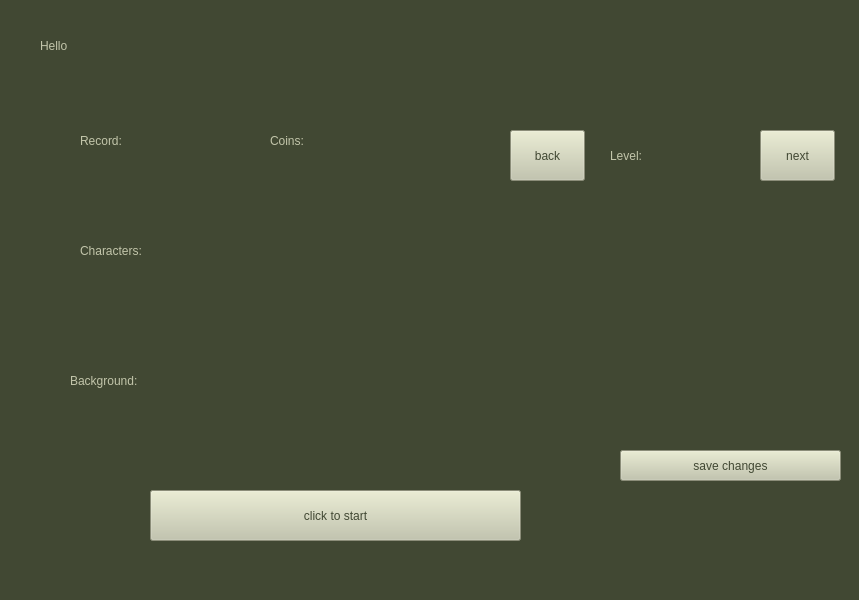
<?xml version="1.0" encoding="UTF-8"?>
<ui version="4.0">
 <class>MainWindow</class>
 <widget class="QMainWindow" name="MainWindow">
  <property name="geometry">
   <rect>
    <x>0</x>
    <y>0</y>
    <width>859</width>
    <height>600</height>
   </rect>
  </property>
  <property name="windowTitle">
   <string>MainWindow</string>
  </property>
  <property name="styleSheet">
   <string notr="true">background-color: rgb(65, 72, 51);</string>
  </property>
  <widget class="QWidget" name="centralwidget">
   <widget class="QLabel" name="hello_label">
    <property name="geometry">
     <rect>
      <x>40</x>
      <y>20</y>
      <width>491</width>
      <height>51</height>
     </rect>
    </property>
    <property name="styleSheet">
     <string notr="true">font: 75 24pt &quot;Palatino Linotype&quot;;
color: rgb(194, 197, 170)</string>
    </property>
    <property name="text">
     <string>Hello </string>
    </property>
   </widget>
   <widget class="QLabel" name="record_label">
    <property name="geometry">
     <rect>
      <x>80</x>
      <y>110</y>
      <width>161</width>
      <height>61</height>
     </rect>
    </property>
    <property name="styleSheet">
     <string notr="true">font: 75 14pt &quot;Palatino Linotype&quot;;
color: rgb(194, 197, 170)</string>
    </property>
    <property name="text">
     <string>Record:</string>
    </property>
   </widget>
   <widget class="QLabel" name="coins_label">
    <property name="geometry">
     <rect>
      <x>270</x>
      <y>110</y>
      <width>161</width>
      <height>61</height>
     </rect>
    </property>
    <property name="styleSheet">
     <string notr="true">font: 75 14pt &quot;Palatino Linotype&quot;;
color: rgb(194, 197, 170)</string>
    </property>
    <property name="text">
     <string>Coins:</string>
    </property>
   </widget>
   <widget class="QLabel" name="characters_label">
    <property name="geometry">
     <rect>
      <x>80</x>
      <y>220</y>
      <width>161</width>
      <height>61</height>
     </rect>
    </property>
    <property name="styleSheet">
     <string notr="true">font: 75 14pt &quot;Palatino Linotype&quot;;
color: rgb(194, 197, 170)</string>
    </property>
    <property name="text">
     <string>Characters:</string>
    </property>
   </widget>
   <widget class="QLabel" name="background_label">
    <property name="geometry">
     <rect>
      <x>70</x>
      <y>350</y>
      <width>161</width>
      <height>61</height>
     </rect>
    </property>
    <property name="styleSheet">
     <string notr="true">font: 75 14pt &quot;Palatino Linotype&quot;;
color: rgb(194, 197, 170)</string>
    </property>
    <property name="text">
     <string>Background:</string>
    </property>
   </widget>
   <widget class="QPushButton" name="start_Button">
    <property name="geometry">
     <rect>
      <x>150</x>
      <y>490</y>
      <width>371</width>
      <height>51</height>
     </rect>
    </property>
    <property name="styleSheet">
     <string notr="true">font: 75 14pt &quot;Palatino Linotype&quot;;
background-color: rgb(194, 197, 170);
color: rgb(65, 72, 51)</string>
    </property>
    <property name="text">
     <string>click to start</string>
    </property>
   </widget>
   <widget class="QLabel" name="photo_label">
    <property name="geometry">
     <rect>
      <x>270</x>
      <y>210</y>
      <width>71</width>
      <height>71</height>
     </rect>
    </property>
    <property name="text">
     <string/>
    </property>
   </widget>
   <widget class="QPushButton" name="choose_Button">
    <property name="geometry">
     <rect>
      <x>620</x>
      <y>450</y>
      <width>221</width>
      <height>31</height>
     </rect>
    </property>
    <property name="styleSheet">
     <string notr="true">font: 75 14pt &quot;Palatino Linotype&quot;;
background-color: rgb(194, 197, 170);
color: rgb(65, 72, 51)</string>
    </property>
    <property name="text">
     <string>save changes</string>
    </property>
   </widget>
   <widget class="QLabel" name="back_label">
    <property name="geometry">
     <rect>
      <x>260</x>
      <y>320</y>
      <width>341</width>
      <height>131</height>
     </rect>
    </property>
    <property name="text">
     <string/>
    </property>
   </widget>
   <widget class="QLabel" name="level_label">
    <property name="geometry">
     <rect>
      <x>610</x>
      <y>130</y>
      <width>121</width>
      <height>51</height>
     </rect>
    </property>
    <property name="styleSheet">
     <string notr="true">font: 75 14pt &quot;Palatino Linotype&quot;;
color: rgb(194, 197, 170)</string>
    </property>
    <property name="text">
     <string>Level:</string>
    </property>
   </widget>
   <widget class="QPushButton" name="next_Button">
    <property name="geometry">
     <rect>
      <x>760</x>
      <y>130</y>
      <width>75</width>
      <height>51</height>
     </rect>
    </property>
    <property name="styleSheet">
     <string notr="true">font: 75 14pt &quot;Palatino Linotype&quot;;
background-color: rgb(194, 197, 170);
color: rgb(65, 72, 51)</string>
    </property>
    <property name="text">
     <string>next</string>
    </property>
   </widget>
   <widget class="QPushButton" name="back_Button">
    <property name="geometry">
     <rect>
      <x>510</x>
      <y>130</y>
      <width>75</width>
      <height>51</height>
     </rect>
    </property>
    <property name="styleSheet">
     <string notr="true">font: 75 14pt &quot;Palatino Linotype&quot;;
background-color: rgb(194, 197, 170);
color: rgb(65, 72, 51)</string>
    </property>
    <property name="text">
     <string>back</string>
    </property>
   </widget>
  </widget>
  <widget class="QMenuBar" name="menubar">
   <property name="geometry">
    <rect>
     <x>0</x>
     <y>0</y>
     <width>859</width>
     <height>21</height>
    </rect>
   </property>
  </widget>
  <widget class="QStatusBar" name="statusbar"/>
 </widget>
 <resources/>
 <connections/>
</ui>
